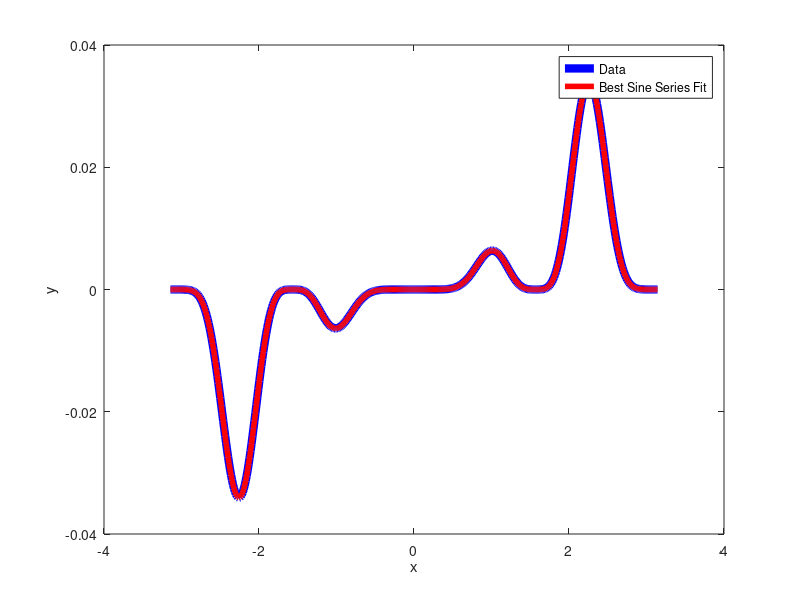

This chart was generated by the following MATLAB code:
function fit_Sine_Series
    %  Implementation of a linear least squares algorithm to fit an Mth
    %  order Fourier sine series to a set of data points.
    %
    %  Takes no input arguments returns nothing. Plots the fitted model
    %  function against the data points.
    
    % Generating data points:
    N=500;
    xData=linspace(-pi,pi,N);
    yData=( (0.25*xData.^2).* cos(xData).^4.* sin(xData).^7 )';

    % Creating the A matrix for our model function, a Fourier sine series
    % of order M.
    M = 40;
    for i=1:N
        for j=1:M
            A(i,j) = sin(j*xData(i));
        end
    end
    
    % Solving the linear equation y = A*beta for beta.
    beta = inv(A'*A)*A'*yData;
    
    % Residual vector, whose components we define as the difference between
    % each of our y data values and the corresponding model function 
    % values: r_i = y_i - f(x_i).
    rVec = yData - A*beta;
    
    % l^2-norm of residual vector, our measure for error
    L2_norm = sqrt(rVec'*rVec)
    
    % Define our model function using the beta we have found. We are
    % implicitly evaluating it at each of the x data values in this
    % definition (given the elements of A).
    fVec = A*beta;
    
    % Plot of data set against our fitted model function.
    figure();
    plot(xData,yData,'b','LineWidth',6);
    hold on;
    plot(xData,fVec,'r','LineWidth',4);
    xlabel('x')
    ylabel('y')
    legend('Data','Best Sine Series Fit')

end

%   Let N = 500 be the fixed number of data points that we are given. When
%   M (the number of terms in the sine series) equals 5, the l^2 norm of
%   the residual is 0.08132. When M = 10, l^2 norm = 0.00962. When M = 20,
%   l^2 norm = 2.14120e-06. When M = 40, l^2 norm = 3.91987e-09. Thus we
%   see that increasing the number of terms in our model function continues
%   to dramatically reduce the l^2 norm of the residual, even up to M = 40
%   terms.
%
%   This is a Fourier sine series approximation! :)
%